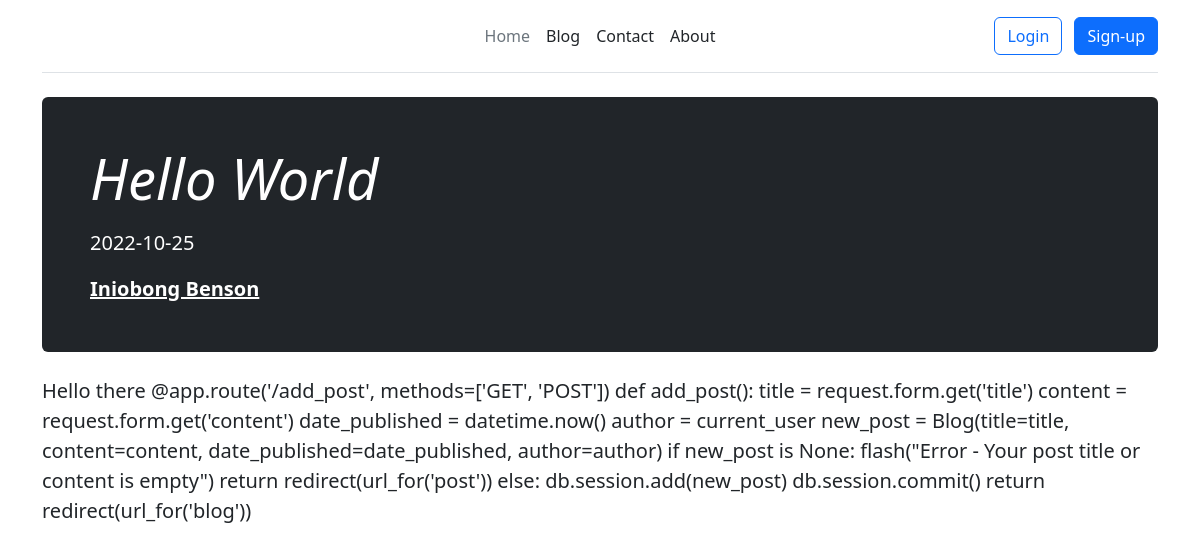
Screenshot of /post/3 with the database file from the repository.
### app.py (models this page shows, shortened)
class Blog(db.Model):
    __tablename__ = "Blog"
    id = db.Column(db.Integer, primary_key=True)
    title = db.Column(db.String, unique=True, nullable=False)
    content = db.Column(db.Text, nullable=False)
    date_published = db.Column(db.DateTime)
    author = db.Column(db.String, default="Iniobong Benson")

### app.py (the view)
@app.route('/post/<int:id>')
def get_post(id):
    post = Blog.query.filter_by(id=id).first()
    return render_template('blog/post_detail.html', post=post)

### templates/blog/post_detail.html (shortened to what this page needs)
{% extends 'base.html' %}
{% block content %}
<div class="p-4 p-md-5 mb-4 rounded text-bg-dark">
    <div class="col-md-6 px-0">
        <h1 class="display-4 fst-italic">{{post.title}}</h1>
        <p class="lead my-3">{{post.date_published.strftime('%Y-%m-%d')}}</p>
        <p class="lead mb-0"><a href="#" class="text-white fw-bold">{{post.author}}</a></p>
    </div>
</div>
<p class="lead my-3">{{post.content}}</p>
{% endblock content %}

### static/styles/main.css (style rules this page uses)
html, body { box-sizing: border-box; }

### rows the page displays
Blog: title "Hello World", date_published "2022-10-25", author "Iniobong Benson", content "Hello there @app.route('/add_post', methods=['GET', 'POST']) def add_post(): title = request.form.get('title') content = request.form.get('content') date_published = datetime.now() author = current_user new_post = Blog(title=title, content=content, date_published=date_published, author=author) if new_post is None: flash(\"Error - Your post title or content is empty\") return redirect(url_for('post')) else: db.session.add(new_post) db.session.commit() return redirect(url_for('blog'))"
